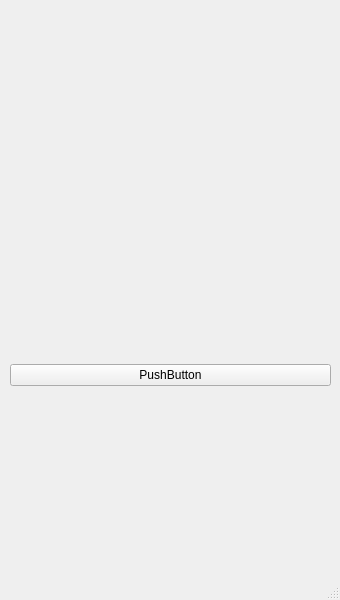
<?xml version="1.0" encoding="UTF-8"?>
<ui version="4.0">
 <class>MainWindow</class>
 <widget class="QMainWindow" name="MainWindow">
  <property name="windowModality">
   <enum>Qt::NonModal</enum>
  </property>
  <property name="enabled">
   <bool>true</bool>
  </property>
  <property name="geometry">
   <rect>
    <x>0</x>
    <y>0</y>
    <width>340</width>
    <height>600</height>
   </rect>
  </property>
  <property name="sizePolicy">
   <sizepolicy hsizetype="Fixed" vsizetype="Fixed">
    <horstretch>0</horstretch>
    <verstretch>0</verstretch>
   </sizepolicy>
  </property>
  <property name="windowTitle">
   <string>MainWindow</string>
  </property>
  <widget class="QWidget" name="centralwidget">
   <widget class="QLabel" name="label">
    <property name="geometry">
     <rect>
      <x>10</x>
      <y>10</y>
      <width>321</width>
      <height>231</height>
     </rect>
    </property>
    <property name="text">
     <string/>
    </property>
    <property name="pixmap">
     <pixmap>../images/hero.png</pixmap>
    </property>
    <property name="scaledContents">
     <bool>true</bool>
    </property>
   </widget>
   <widget class="QWidget" name="verticalLayoutWidget">
    <property name="geometry">
     <rect>
      <x>10</x>
      <y>260</y>
      <width>321</width>
      <height>211</height>
     </rect>
    </property>
    <layout class="QVBoxLayout" name="verticalLayout">
     <item>
      <spacer name="horizontalSpacer">
       <property name="orientation">
        <enum>Qt::Horizontal</enum>
       </property>
       <property name="sizeHint" stdset="0">
        <size>
         <width>318</width>
         <height>20</height>
        </size>
       </property>
      </spacer>
     </item>
     <item>
      <widget class="QPushButton" name="pushButton">
       <property name="text">
        <string>PushButton</string>
       </property>
      </widget>
     </item>
    </layout>
   </widget>
  </widget>
  <widget class="QStatusBar" name="statusbar"/>
 </widget>
 <resources/>
 <connections/>
</ui>
